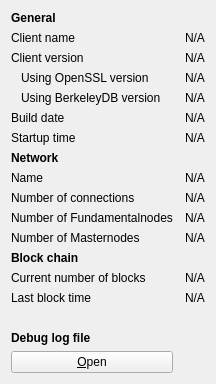
     <widget class="QWidget" name="tab_info">
      <attribute name="title">
       <string>&amp;Information</string>
      </attribute>
      <layout class="QGridLayout" name="gridLayout" columnstretch="0,0">
       <property name="horizontalSpacing">
        <number>12</number>
       </property>
       <item row="0" column="0">
        <widget class="QLabel" name="generalHeader">
         <property name="font">
          <font>
           <weight>75</weight>
           <bold>true</bold>
          </font>
         </property>
         <property name="text">
          <string>General</string>
         </property>
        </widget>
       </item>
       <item row="1" column="0">
        <widget class="QLabel" name="clientNameLabel">
         <property name="text">
          <string>Client name</string>
         </property>
        </widget>
       </item>
       <item row="1" column="1">
        <widget class="QLabel" name="clientName">
         <property name="cursor">
          <cursorShape>IBeamCursor</cursorShape>
         </property>
         <property name="text">
          <string>N/A</string>
         </property>
         <property name="textFormat">
          <enum>Qt::PlainText</enum>
         </property>
         <property name="textInteractionFlags">
          <set>Qt::LinksAccessibleByMouse|Qt::TextSelectableByKeyboard|Qt::TextSelectableByMouse</set>
         </property>
        </widget>
       </item>
       <item row="2" column="0">
        <widget class="QLabel" name="clientVersionLabel">
         <property name="text">
          <string>Client version</string>
         </property>
        </widget>
       </item>
       <item row="2" column="1">
        <widget class="QLabel" name="clientVersion">
         <property name="cursor">
          <cursorShape>IBeamCursor</cursorShape>
         </property>
         <property name="text">
          <string>N/A</string>
         </property>
         <property name="textFormat">
          <enum>Qt::PlainText</enum>
         </property>
         <property name="textInteractionFlags">
          <set>Qt::LinksAccessibleByMouse|Qt::TextSelectableByKeyboard|Qt::TextSelectableByMouse</set>
         </property>
        </widget>
       </item>
       <item row="3" column="0">
        <widget class="QLabel" name="openSSLVersionLabel">
         <property name="text">
          <string>Using OpenSSL version</string>
         </property>
         <property name="indent">
          <number>10</number>
         </property>
        </widget>
       </item>
       <item row="3" column="1">
        <widget class="QLabel" name="openSSLVersion">
         <property name="cursor">
          <cursorShape>IBeamCursor</cursorShape>
         </property>
         <property name="text">
          <string>N/A</string>
         </property>
         <property name="textFormat">
          <enum>Qt::PlainText</enum>
         </property>
         <property name="textInteractionFlags">
          <set>Qt::LinksAccessibleByMouse|Qt::TextSelectableByKeyboard|Qt::TextSelectableByMouse</set>
         </property>
        </widget>
       </item>
       <item row="4" column="0">
        <widget class="QLabel" name="berkeleyDBVersionLabel">
         <property name="text">
          <string>Using BerkeleyDB version</string>
         </property>
         <property name="indent">
          <number>10</number>
         </property>
        </widget>
       </item>
       <item row="4" column="1">
        <widget class="QLabel" name="berkeleyDBVersion">
         <property name="cursor">
          <cursorShape>IBeamCursor</cursorShape>
         </property>
         <property name="text">
          <string>N/A</string>
         </property>
         <property name="textFormat">
          <enum>Qt::PlainText</enum>
         </property>
         <property name="textInteractionFlags">
          <set>Qt::LinksAccessibleByMouse|Qt::TextSelectableByKeyboard|Qt::TextSelectableByMouse</set>
         </property>
        </widget>
       </item>
       <item row="5" column="0">
        <widget class="QLabel" name="buildDateLabel">
         <property name="text">
          <string>Build date</string>
         </property>
        </widget>
       </item>
       <item row="5" column="1">
        <widget class="QLabel" name="buildDate">
         <property name="cursor">
          <cursorShape>IBeamCursor</cursorShape>
         </property>
         <property name="text">
          <string>N/A</string>
         </property>
         <property name="textFormat">
          <enum>Qt::PlainText</enum>
         </property>
         <property name="textInteractionFlags">
          <set>Qt::LinksAccessibleByMouse|Qt::TextSelectableByKeyboard|Qt::TextSelectableByMouse</set>
         </property>
        </widget>
       </item>
       <item row="6" column="0">
        <widget class="QLabel" name="startupTimeLabel">
         <property name="text">
          <string>Startup time</string>
         </property>
        </widget>
       </item>
       <item row="6" column="1">
        <widget class="QLabel" name="startupTime">
         <property name="cursor">
          <cursorShape>IBeamCursor</cursorShape>
         </property>
         <property name="text">
          <string>N/A</string>
         </property>
         <property name="textFormat">
          <enum>Qt::PlainText</enum>
         </property>
         <property name="textInteractionFlags">
          <set>Qt::LinksAccessibleByMouse|Qt::TextSelectableByKeyboard|Qt::TextSelectableByMouse</set>
         </property>
        </widget>
       </item>
       <item row="7" column="0">
        <widget class="QLabel" name="networkHeader">
         <property name="font">
          <font>
           <weight>75</weight>
           <bold>true</bold>
          </font>
         </property>
         <property name="text">
          <string>Network</string>
         </property>
        </widget>
       </item>
       <item row="8" column="0">
        <widget class="QLabel" name="networkNameLabel">
         <property name="text">
          <string>Name</string>
         </property>
        </widget>
       </item>
       <item row="8" column="1">
        <widget class="QLabel" name="networkName">
         <property name="cursor">
          <cursorShape>IBeamCursor</cursorShape>
         </property>
         <property name="text">
          <string>N/A</string>
         </property>
         <property name="textFormat">
          <enum>Qt::PlainText</enum>
         </property>
         <property name="textInteractionFlags">
          <set>Qt::LinksAccessibleByMouse|Qt::TextSelectableByKeyboard|Qt::TextSelectableByMouse</set>
         </property>
        </widget>
       </item>
       <item row="9" column="0">
        <widget class="QLabel" name="numberOfConnectionsLabel">
         <property name="text">
          <string>Number of connections</string>
         </property>
        </widget>
       </item>
       <item row="9" column="1">
        <widget class="QLabel" name="numberOfConnections">
         <property name="cursor">
          <cursorShape>IBeamCursor</cursorShape>
         </property>
         <property name="text">
          <string>N/A</string>
         </property>
         <property name="textFormat">
          <enum>Qt::PlainText</enum>
         </property>
         <property name="textInteractionFlags">
          <set>Qt::LinksAccessibleByMouse|Qt::TextSelectableByKeyboard|Qt::TextSelectableByMouse</set>
         </property>
        </widget>
       </item>
       <item row="10" column="0">
        <widget class="QLabel" name="fundamentalnodeCountLabel">
         <property name="text">
          <string>Number of Fundamentalnodes</string>
         </property>
        </widget>
       </item>
       <item row="10" column="1">
        <widget class="QLabel" name="fundamentalnodeCount">
         <property name="cursor">
          <cursorShape>IBeamCursor</cursorShape>
         </property>
         <property name="text">
          <string>N/A</string>
         </property>
         <property name="textFormat">
          <enum>Qt::PlainText</enum>
         </property>
         <property name="textInteractionFlags">
          <set>Qt::LinksAccessibleByMouse|Qt::TextSelectableByKeyboard|Qt::TextSelectableByMouse</set>
         </property>
        </widget>
       </item>
       <item row="11" column="0">
        <widget class="QLabel" name="masternodeCountLabel">
         <property name="text">
          <string>Number of Masternodes</string>
         </property>
        </widget>
       </item>
       <item row="11" column="1">
        <widget class="QLabel" name="masternodeCount">
         <property name="cursor">
          <cursorShape>IBeamCursor</cursorShape>
         </property>
         <property name="text">
          <string>N/A</string>
         </property>
         <property name="textFormat">
          <enum>Qt::PlainText</enum>
         </property>
         <property name="textInteractionFlags">
          <set>Qt::LinksAccessibleByMouse|Qt::TextSelectableByKeyboard|Qt::TextSelectableByMouse</set>
         </property>
        </widget>
       </item> 
       <item row="12" column="0">
        <widget class="QLabel" name="blockchainHeader">
         <property name="font">
          <font>
           <weight>75</weight>
           <bold>true</bold>
          </font>
         </property>
         <property name="text">
          <string>Block chain</string>
         </property>
        </widget>
       </item>
       <item row="13" column="0">
        <widget class="QLabel" name="numberOfBlocksLabel">
         <property name="text">
          <string>Current number of blocks</string>
         </property>
        </widget>
       </item>
       <item row="13" column="1">
        <widget class="QLabel" name="numberOfBlocks">
         <property name="cursor">
          <cursorShape>IBeamCursor</cursorShape>
         </property>
         <property name="text">
          <string>N/A</string>
         </property>
         <property name="textFormat">
          <enum>Qt::PlainText</enum>
         </property>
         <property name="textInteractionFlags">
          <set>Qt::LinksAccessibleByMouse|Qt::TextSelectableByKeyboard|Qt::TextSelectableByMouse</set>
         </property>
        </widget>
       </item>
       <item row="14" column="0">
        <widget class="QLabel" name="lastBlockTimeLabel">
         <property name="text">
          <string>Last block time</string>
         </property>
        </widget>
       </item>
       <item row="14" column="1">
        <widget class="QLabel" name="lastBlockTime">
         <property name="cursor">
          <cursorShape>IBeamCursor</cursorShape>
         </property>
         <property name="text">
          <string>N/A</string>
         </property>
         <property name="textFormat">
          <enum>Qt::PlainText</enum>
         </property>
         <property name="textInteractionFlags">
          <set>Qt::LinksAccessibleByMouse|Qt::TextSelectableByKeyboard|Qt::TextSelectableByMouse</set>
         </property>
        </widget>
       </item>
       <item row="15" column="0">
        <spacer name="verticalSpacer_2">
         <property name="orientation">
          <enum>Qt::Vertical</enum>
         </property>
         <property name="sizeHint" stdset="0">
          <size>
           <width>20</width>
           <height>20</height>
          </size>
         </property>
        </spacer>
       </item>
       <item row="16" column="0">
        <widget class="QLabel" name="debugLogFileHeader">
         <property name="font">
          <font>
           <weight>75</weight>
           <bold>true</bold>
          </font>
         </property>
         <property name="text">
          <string>Debug log file</string>
         </property>
        </widget>
       </item>
       <item row="17" column="0">
        <widget class="QPushButton" name="openDebugLogfileButton">
         <property name="toolTip">
          <string>Open the REFSHARE debug log file from the current data directory. This can take a few seconds for large log files.</string>
         </property>
         <property name="text">
          <string>&amp;Open</string>
         </property>
         <property name="autoDefault">
          <bool>false</bool>
         </property>
        </widget>
       </item>
      </layout>
     </widget>
